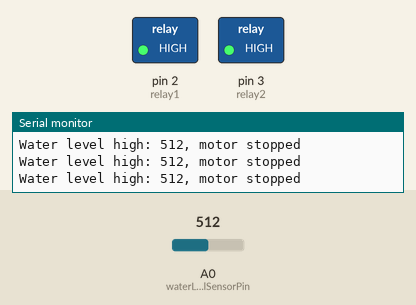
Simulated run of this sketch. Board: Arduino Uno, built with avr-gcc and run on an emulated ATmega328P. Shown: switched loads named in the sketch (green lamp = pin HIGH), the last lines printed to the serial monitor. The test bench sets the inputs (shaded band); at power-on: A0 (waterLevelSensorPin) = 512.

Above: at 3.2 s.
3.3 s: A0 (waterLevelSensorPin) set to 482
At 4.5 s:
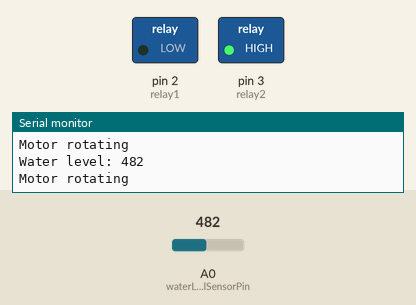
5.0 s: A0 (waterLevelSensorPin) set to 510
At 5.7 s:
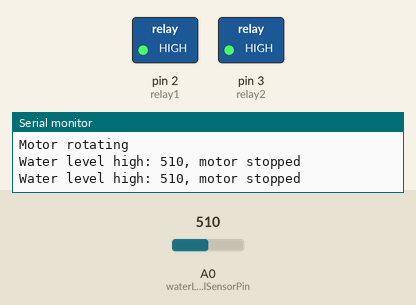
6.5 s: A0 (waterLevelSensorPin) set to 490
At 6.9 s:
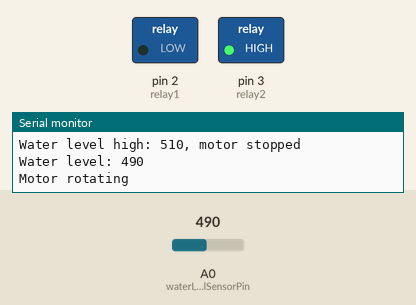
Timing chart, 0 to 9.5 s (numbered marks = the images above; inputs shaded):
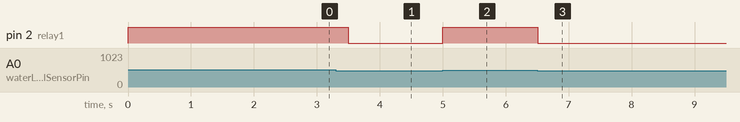

The sketch:

Waterlevel_with_motor_rotation_29_08_24_.ino
```cpp
//HW-038 water level sensor. the condition is when water level become high then motor rotation will be stop,
//other then motor will continue rotate. print water value also
//just rotate the motor base on the based on water level value

int relay1 = 2;
int relay2 = 3;
int waterLevelSensorPin = A0; // Assuming you connect the sensor to analog pin A0

void setup() {
  pinMode(relay1, OUTPUT);
  pinMode(relay2, OUTPUT);
  pinMode(waterLevelSensorPin, INPUT);
  digitalWrite(relay1, HIGH);
  digitalWrite(relay2, HIGH);
  Serial.begin(9600);
  Serial.println("Motor Control Based on Water Level");
  delay(2000);
}

void loop() {
  int waterLevel = analogRead(waterLevelSensorPin);

  // Check if water level is high (you'll need to adjust the threshold value)
  if (waterLevel > 500) { // Adjust 500 based on your sensor and setup
    // Stop the motor
    digitalWrite(relay1, HIGH);
    digitalWrite(relay2, HIGH);
    Serial.print("Water level high: ");
    Serial.print(waterLevel);
    Serial.println(", motor stopped");
  } else {
    // Rotate the motor (you'll need to set the appropriate relay states for your motor)
    digitalWrite(relay1, LOW); // Adjust these based on your motor wiring
    digitalWrite(relay2, HIGH); // Adjust these based on your motor wiring
    Serial.print("Water level: ");
    Serial.println(waterLevel);
    Serial.println("Motor rotating");
  }

  delay(500); // Add a small delay to avoid reading the sensor too frequently
}
```

Measured:
- the behaviour switches between 501 and 500 on A0 (waterLevelSensorPin) (found by bisection; images 0 and 1)
- after the input at 3.3 s, pin 2 (relay1): HIGH → LOW after 0.20 s
- after the input at 5.0 s, pin 2 (relay1): LOW → HIGH at once
- after the input at 6.5 s, pin 2 (relay1): HIGH → LOW at once
